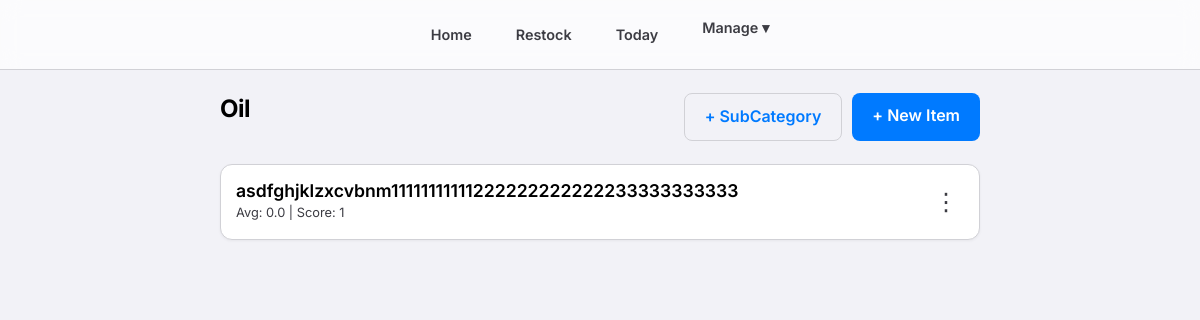
Page /manage/category/1/ (signed in) on the committed database.
### consumables/models.py (models this page shows, shortened)
class Category(models.Model):
    name = models.CharField(max_length=100)
    class Meta:
        verbose_name_plural = "Categories"

class Item(models.Model):
    category = models.ForeignKey(Category, related_name='items', on_delete=models.CASCADE)
    subcategory = models.ForeignKey(SubCategory, related_name='items', on_delete=models.SET_NULL, null=True, blank=True)
    name = models.CharField(max_length=200)
    average_stock = models.FloatField(default=0, help_text="Ideal stock level for calculation")
    current_stock = models.FloatField(default=0)
    usage_count = models.FloatField(default=0, help_text="Cached popularity score (frequency of use)")
    score = models.IntegerField(default=1, help_text="Credits earned per unit taken")
    class Meta:
        constraints = [
            models.UniqueConstraint(
                fields=['category', 'name'],
                condition=models.Q(subcategory__isnull=True),
                name='unique_direct_item_idx'
            ),
            models.UniqueConstraint(
                fields=['subcategory', 'name'],
                name='unique_subcategory_item_idx'
            )
        ]
        ordering = ['-usage_count', 'name']

### consumables/views.py (the view)
# urls.py: path('manage/category/<int:category_id>/', views.category_detail, name='category_detail'),
@login_required
def category_detail(request, category_id):
    category = get_object_or_404(Category.objects.prefetch_related('items', 'subcategories', 'subcategories__items'), pk=category_id)
    return render(request, 'consumables/category_detail.html', {'category': category})

### consumables/templates/consumables/category_detail.html (shortened to what this page needs)
{% extends 'consumables/base.html' %}
{% block content %}
<div
    style="display: flex; justify-content: space-between; align-items: center; margin-bottom: 20px; flex-wrap: wrap; gap: 10px;">
    <h2>{{ category.name }}</h2>
    <div style="display: flex; gap: 10px;">
        <a href="{% url 'add_subcategory' category.id %}" class="btn"
            style="background-color: var(--bg-secondary); border: 1px solid var(--border-color);">+ SubCategory</a>
        <a href="{% url 'add_item' category.id %}" class="btn btn-primary">+ New Item</a>
    </div>
</div>
{% for item in category.items.all %}
{% if not item.subcategory %}
<div class="item-card">
    <div class="item-info">
        <div class="item-name">{{ item.name }}</div>
        <div class="item-stock">Avg: {{ item.average_stock }} | Score: {{ item.score }}</div>
    </div>
    <div>
        <details class="details-dropdown">
            <summary>&#8942;</summary>
        </details>
    </div>
</div>
{% endif %}
{% endfor %}
{% endblock %}

### consumables/static/css/style.css (style rules this page uses)
:root { --bg-color: #f2f2f7; --card-bg: #ffffff; --text-primary: #000000; --text-secondary: #3c3c43; --accent-red: #ff3b30; --accent-blue: #007aff; --accent-green: #34c759; --accent-yellow: #f59e0b; --border-color: #d1d1d6; --glass-bg: rgba(255, 255, 255, 0.7); --glass-border: rgba(0, 0, 0, 0.1); --input-bg: rgba(0, 0, 0, 0.05); }
* { box-sizing: border-box; margin: 0; padding: 0; font-family: 'Inter', -apple-system, BlinkMacSystemFont, "Segoe UI", Roboto, Helvetica, Arial, sans-serif; }
body { background-color: var(--bg-color); color: var(--text-primary); line-height: 1.6; padding-bottom: 80px; }
h1, h2, h3 { font-weight: 700; letter-spacing: -0.5px; margin-bottom: 1rem; color: var(--text-primary); }
a { color: var(--accent-blue); text-decoration: none; }
.item-card { background-color: var(--card-bg); padding: 15px; margin-bottom: 10px; border-radius: 12px; display: flex; justify-content: space-between; align-items: center; border: 1px solid var(--border-color); transition: transform 0.2s, box-shadow 0.2s; box-shadow: 0 1px 3px rgba(0, 0, 0, 0.05); }
.item-info { flex-grow: 1; min-width: 0; margin-right: 10px; }
.item-name { font-weight: 600; font-size: 1.1rem; color: var(--text-primary); white-space: nowrap; overflow: hidden; text-overflow: ellipsis; cursor: pointer; line-height: 1.3; }
.item-stock { font-size: 0.8rem; color: var(--text-secondary); }
.details-dropdown { position: relative; display: flex; align-items: center; justify-content: center; }
.details-dropdown summary { list-style: none; cursor: pointer; font-size: 1.5rem; color: var(--text-secondary); width: 36px; height: 36px; border-radius: 50%; display: flex; align-items: center; justify-content: center; transition: all 0.2s ease; user-select: none; outline: none; }
.details-dropdown summary::after { content: none; }
.btn { padding: 10px 20px; border-radius: 8px; border: none; font-weight: 600; cursor: pointer; transition: background 0.2s, transform 0.1s; text-align: center; display: inline-block; }
.btn-primary { background-color: var(--accent-blue); color: white; }

### rows in the picture
Category: name "Oil"
Item: name "asdfghjklzxcvbnm11111111111222222222222233333333333", average_stock "0.0", score "1"
